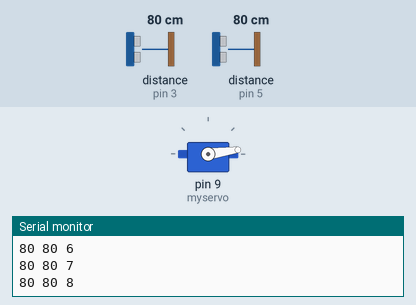
Bench run of a sketch on a simulated Arduino Uno, built with avr-gcc and run on an emulated ATmega328P. On the bench: servo, the last lines printed to the serial monitor. The test bench sets the inputs (shaded band); at power-on: distance to the obstacle (sensors on pin 5, pin 3) 80 cm. The echo pulse lasts 58.3 µs per cm.

Above: at 1.2 s.
1.3 s: distance to the obstacle (sensor on pin 5) set to 18 cm
At 2.66 s:
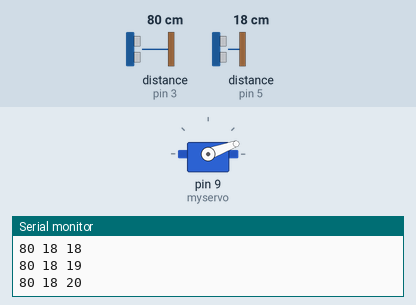
4.3 s: distance to the obstacle (sensor on pin 3) set to 2 cm
At 5.06 s:
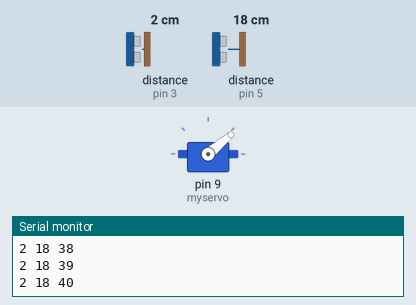
Timing chart, 0 to 22.3 s (numbered marks = the images above; inputs shaded):
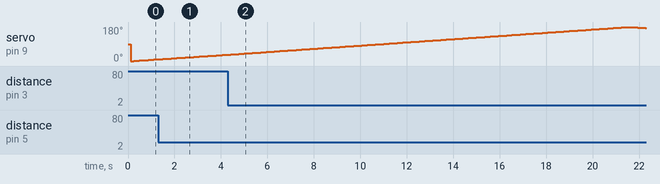

The sketch:

radarScanner.ino
```cpp
#include <Servo.h>

Servo myservo;  // create servo object to control a servo
// twelve servo objects can be created on most boards

int pos = 0;    // variable to store the servo position

void setup() {
  Serial.begin(9600);
  pinMode(2, OUTPUT);
  pinMode(3, INPUT);
  pinMode(4, OUTPUT);
  pinMode(5, INPUT);
  myservo.attach(9);  // attaches the servo on pin 9 to the servo object
}

void loop() {
  for (pos = 0; pos <= 180; pos += 1) { // goes from 0 degrees to 180 degrees
    // in steps of 1 degree
    sendData(pos);
    myservo.write(pos);              // tell servo to go to position in variable 'pos'
    delay(15);                       // waits 15ms for the servo to reach the position
  }
  for (pos = 180; pos >= 0; pos -= 1) { // goes from 180 degrees to 0 degrees
    sendData(pos);
    myservo.write(pos);              // tell servo to go to position in variable 'pos'
    delay(15);                       // waits 15ms for the servo to reach the position
  }
}

void sendData(int pos)
{
  int dist1 = getDist(2,3);
  int dist2 = getDist(4,5);
  Serial.print(dist1);
  Serial.print(" ");
  Serial.print(dist2);
  Serial.print(" ");
  Serial.println(pos);
}

long getDist(int trig, int echo){
  digitalWrite(trig, LOW);
  delayMicroseconds(2);
  digitalWrite(trig, HIGH);
  delayMicroseconds(5);
  digitalWrite(trig, LOW);
  int max = 5800;
  long cm = pulseIn(echo, HIGH, 5800)/29/2;
  delay(50);
  return cm;
}
```

Measured:
- by itself, servo on pin 9 (myservo): rises from 34° to 180° in 17.1 s, then falls to 174° in 0.82 s
